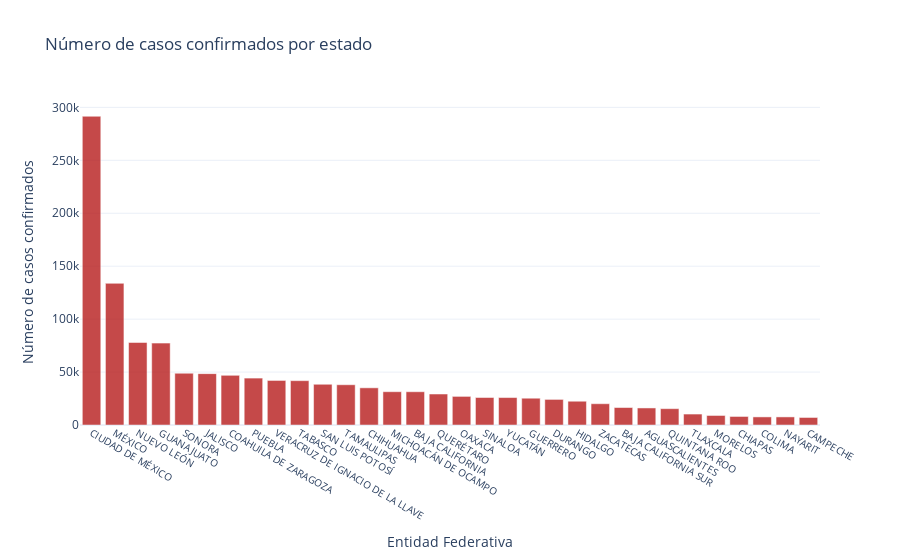

Source (notebook cell):
### Code cell
# Bar plot of the confirmed cases by stte
confirmados_por_entidad.sort_values("Casos confirmados", ascending = False, inplace = True ) # Ordenando por número de casos de forma descendente 
fig_bar_edo = px.bar( x = confirmados_por_entidad["ENTIDAD_FEDERATIVA"], y = confirmados_por_entidad["Casos confirmados"],
                        labels = dict(x = "Entidad Federativa", y = "Número de casos confirmados"), title = "Número de casos confirmados por estado")


fig_bar_edo.update_xaxes(type='category', tickfont=dict(size = 10))
fig_bar_edo.update_traces(marker = dict(color = "#b71c1c"), opacity = 0.8)
fig_bar_edo.show()

### Figure 1 — Plotly figure (JSON) as saved in the notebook; plotly's stock layout.template omitted (floating-point values rounded to 4 significant figures)
{"data": [{"alignmentgroup": "True", "hovertemplate": "Entidad Federativa=%{x}<br>Número de casos confirmados=%{y}<extra></extra>", "legendgroup": "", "marker": {"color": "#b71c1c"}, "name": "", "offsetgroup": "", "opacity": 0.8, "orientation": "v", "showlegend": false, "textposition": "auto", "type": "bar", "x": ["CIUDAD DE MÉXICO", "MÉXICO", "NUEVO LEÓN", "GUANAJUATO", "SONORA", "JALISCO", "COAHUILA DE ZARAGOZA", "PUEBLA", "VERACRUZ DE IGNACIO DE LA LLAVE", "TABASCO", "SAN LUIS POTOSÍ", "TAMAULIPAS", "CHIHUAHUA", "MICHOACÁN DE OCAMPO", "BAJA CALIFORNIA", "QUERÉTARO", "OAXACA", "SINALOA", "YUCATÁN", "GUERRERO", "DURANGO", "HIDALGO", "ZACATECAS", "BAJA CALIFORNIA SUR", "AGUASCALIENTES", "QUINTANA ROO", "TLAXCALA", "MORELOS", "CHIAPAS", "COLIMA", "NAYARIT", "CAMPECHE"], "xaxis": "x", "y": [291639, 133823, 77924, 77341, 48905, 48517, 46947, 44310, 42092, 41887, 38474, 38031, 35121, 31448, 31415, 29259, 27035, 25980, 25928, 25301, 24172, 22455, 20097, 16500, 16098, 15424, 10339, 8997, 8067, 7647, 7642, 7100], "yaxis": "y"}], "layout": {"barmode": "relative", "legend": {"tracegroupgap": 0}, "title": {"text": "Número de casos confirmados por estado"}, "xaxis": {"anchor": "y", "domain": [0, 1], "tickfont": {"size": 10}, "title": {"text": "Entidad Federativa"}, "type": "category"}, "yaxis": {"anchor": "x", "domain": [0, 1], "title": {"text": "Número de casos confirmados"}}}}
